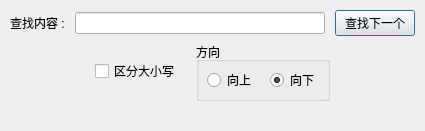
<?xml version="1.0" encoding="UTF-8"?>
<ui version="4.0">
 <class>FindDialog</class>
 <widget class="QDialog" name="FindDialog">
  <property name="geometry">
   <rect>
    <x>0</x>
    <y>0</y>
    <width>468</width>
    <height>134</height>
   </rect>
  </property>
  <property name="windowTitle">
   <string>查找</string>
  </property>
  <layout class="QVBoxLayout" name="verticalLayout">
   <property name="sizeConstraint">
    <enum>QLayout::SetFixedSize</enum>
   </property>
   <property name="leftMargin">
    <number>10</number>
   </property>
   <property name="topMargin">
    <number>10</number>
   </property>
   <property name="rightMargin">
    <number>10</number>
   </property>
   <property name="bottomMargin">
    <number>10</number>
   </property>
   <property name="spacing">
    <number>6</number>
   </property>
   <item>
    <layout class="QHBoxLayout" name="horizontalLayoutTop">
     <property name="spacing">
      <number>10</number>
     </property>
     <item>
      <widget class="QLabel" name="label">
       <property name="text">
        <string>查找内容 :</string>
       </property>
      </widget>
     </item>
     <item>
      <widget class="QLineEdit" name="lineEdit">
       <property name="minimumSize">
        <size>
         <width>250</width>
         <height>0</height>
        </size>
       </property>
      </widget>
     </item>
     <item>
      <widget class="QPushButton" name="pushButtonFind">
       <property name="text">
        <string>查找下一个</string>
       </property>
      </widget>
     </item>
    </layout>
   </item>
   <item>
    <layout class="QHBoxLayout" name="horizontalLayoutOptions">
     <property name="spacing">
      <number>16</number>
     </property>
     <item>
      <spacer name="horizontalSpacerLeft">
       <property name="orientation">
        <enum>Qt::Horizontal</enum>
       </property>
       <property name="sizeHint" stdset="0">
        <size>
         <width>8</width>
         <height>20</height>
        </size>
       </property>
      </spacer>
     </item>
     <item>
      <widget class="QCheckBox" name="checkBoxCaseSensitive">
       <property name="text">
        <string>区分大小写</string>
       </property>
      </widget>
     </item>
     <item>
      <widget class="QGroupBox" name="groupBox">
       <property name="title">
        <string>方向</string>
       </property>
       <layout class="QHBoxLayout" name="horizontalLayoutDirection">
        <property name="leftMargin">
         <number>8</number>
        </property>
        <property name="topMargin">
         <number>6</number>
        </property>
        <property name="rightMargin">
         <number>8</number>
        </property>
        <property name="bottomMargin">
         <number>6</number>
        </property>
        <property name="spacing">
         <number>14</number>
        </property>
        <item>
         <widget class="QRadioButton" name="radioButtonBackward">
          <property name="text">
           <string>向上</string>
          </property>
         </widget>
        </item>
        <item>
         <widget class="QRadioButton" name="radioButtonForward">
          <property name="text">
           <string>向下</string>
          </property>
          <property name="checked">
           <bool>true</bool>
          </property>
         </widget>
        </item>
       </layout>
      </widget>
     </item>
     <item>
      <spacer name="horizontalSpacerRight">
       <property name="orientation">
        <enum>Qt::Horizontal</enum>
       </property>
       <property name="sizeHint" stdset="0">
        <size>
         <width>1</width>
         <height>20</height>
        </size>
       </property>
      </spacer>
     </item>
    </layout>
   </item>
   <item>
    <widget class="QLabel" name="labelError">
     <property name="styleSheet">
      <string notr="true">color: rgb(255, 0, 0);</string>
     </property>
     <property name="text">
      <string/>
     </property>
    </widget>
   </item>
  </layout>
 </widget>
 <resources/>
 <connections/>
</ui>
